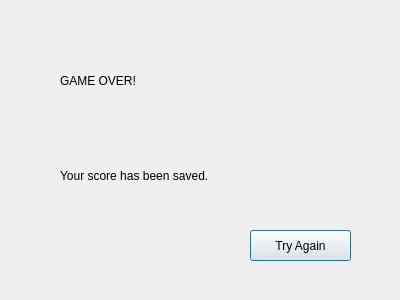
<?xml version="1.0" encoding="UTF-8"?>
<ui version="4.0">
 <class>LoseDialog</class>
 <widget class="QDialog" name="LoseDialog">
  <property name="geometry">
   <rect>
    <x>0</x>
    <y>0</y>
    <width>400</width>
    <height>300</height>
   </rect>
  </property>
  <property name="windowTitle">
   <string>Dialog</string>
  </property>
  <widget class="QLabel" name="label">
   <property name="geometry">
    <rect>
     <x>60</x>
     <y>40</y>
     <width>281</width>
     <height>81</height>
    </rect>
   </property>
   <property name="layoutDirection">
    <enum>Qt::LeftToRight</enum>
   </property>
   <property name="text">
    <string>GAME OVER!</string>
   </property>
   <property name="textFormat">
    <enum>Qt::AutoText</enum>
   </property>
  </widget>
  <widget class="QPushButton" name="pushButton">
   <property name="geometry">
    <rect>
     <x>250</x>
     <y>230</y>
     <width>101</width>
     <height>31</height>
    </rect>
   </property>
   <property name="text">
    <string>Try Again</string>
   </property>
  </widget>
  <widget class="QLabel" name="label_2">
   <property name="geometry">
    <rect>
     <x>60</x>
     <y>150</y>
     <width>241</width>
     <height>51</height>
    </rect>
   </property>
   <property name="text">
    <string>Your score has been saved. </string>
   </property>
  </widget>
 </widget>
 <resources/>
 <connections/>
</ui>
